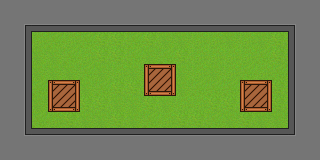

A 2D game scene composited from a Tiled map and its tileset images. What follows is a short description and the map's XML, with each tile layer's data collapsed to a summary:
An orthogonal 20x10 tile map with 16x16 px tiles, 2 tile layers (ground, obstacles), 2 tilesets and 15 objects (7x collision_full, 4x spawn, 4x weaponspawn).

<map version="1.0" orientation="orthogonal" renderorder="right-down" width="20" height="10" tilewidth="16" tileheight="16" nextobjectid="52">
 <properties>
  <property name="ffa" type="bool" value="true" />
  <property name="team" type="bool" value="false" />
 </properties>
 <tileset firstgid="1" name="obstaclesSheet" tilewidth="16" tileheight="16" tilecount="128" columns="16">
  <image source="sprites/obstaclesSheet.png" width="256" height="128" />
 </tileset>
 <tileset firstgid="129" name="landscapetextures" tilewidth="16" tileheight="16" tilecount="32" columns="8">
  <image source="sprites/landscapetextures.png" width="128" height="64" />
  <tile id="0" probability="0.25" />
  <tile id="8" probability="0.25" />
  <tile id="16" probability="0.25" />
  <tile id="24" probability="0.25" />
 </tileset>
 <layer name="ground" width="20" height="10">
  <data>[200 cells, 200 non-empty, 4 distinct tile ids]</data>
 </layer>
 <objectgroup name="spawnpoints">
  <object id="28" name="spawn1" type="spawn" x="224" y="48" width="16" height="16">
   <ellipse />
  </object>
  <object id="38" name="spawn1" type="spawn" x="80" y="48" width="16" height="16">
   <ellipse />
  </object>
  <object id="39" name="spawn1" type="spawn" x="96" y="96" width="16" height="16">
   <ellipse />
  </object>
  <object id="40" name="spawn1" type="spawn" x="208" y="96" width="16" height="16">
   <ellipse />
  </object>
 </objectgroup>
 <layer name="obstacles" width="20" height="10">
  <data>[200 cells, 116 non-empty, 27 distinct tile ids]</data>
 </layer>
 <objectgroup name="collision">
  <object id="45" name="collision" type="collision_full" x="0" y="0" width="32" height="128">
   <properties>
    <property name="collision_level" value="2" />
   </properties>
  </object>
  <object id="46" name="collision" type="collision_full" x="32" y="0" width="288" height="32">
   <properties>
    <property name="collision_level" value="2" />
   </properties>
  </object>
  <object id="47" name="collision" type="collision_full" x="0" y="128" width="288" height="32">
   <properties>
    <property name="collision_level" value="2" />
   </properties>
  </object>
  <object id="48" name="collision" type="collision_full" x="288" y="32" width="32" height="128">
   <properties>
    <property name="collision_level" value="2" />
   </properties>
  </object>
  <object id="49" name="collision" type="collision_full" x="48" y="80" width="32" height="32">
   <properties>
    <property name="collision_level" value="2" />
   </properties>
  </object>
  <object id="50" name="collision" type="collision_full" x="144" y="64" width="32" height="32">
   <properties>
    <property name="collision_level" value="2" />
   </properties>
  </object>
  <object id="51" name="collision" type="collision_full" x="240" y="80" width="32" height="32">
   <properties>
    <property name="collision_level" value="2" />
   </properties>
  </object>
 </objectgroup>
 <objectgroup name="weaponspawn">
  <object id="41" name="weaponspawn" x="32" y="32" width="32" height="32" />
  <object id="42" name="weaponspawn" x="112" y="96" width="32" height="32" />
  <object id="43" name="weaponspawn" x="256" y="32" width="32" height="32" />
  <object id="44" name="weaponspawn" x="176" y="96" width="32" height="32" />
 </objectgroup>
</map>
